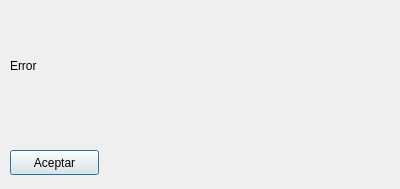
<?xml version="1.0" encoding="UTF-8"?>
<ui version="4.0">
 <class>error</class>
 <widget class="QDialog" name="error">
  <property name="geometry">
   <rect>
    <x>0</x>
    <y>0</y>
    <width>400</width>
    <height>189</height>
   </rect>
  </property>
  <property name="windowTitle">
   <string>Error</string>
  </property>
  <widget class="QLabel" name="labelError">
   <property name="geometry">
    <rect>
     <x>10</x>
     <y>10</y>
     <width>361</width>
     <height>111</height>
    </rect>
   </property>
   <property name="text">
    <string>Error</string>
   </property>
   <property name="wordWrap">
    <bool>true</bool>
   </property>
  </widget>
  <widget class="QPushButton" name="aceptar">
   <property name="geometry">
    <rect>
     <x>10</x>
     <y>150</y>
     <width>89</width>
     <height>25</height>
    </rect>
   </property>
   <property name="text">
    <string>Aceptar</string>
   </property>
  </widget>
 </widget>
 <resources/>
 <connections/>
</ui>
